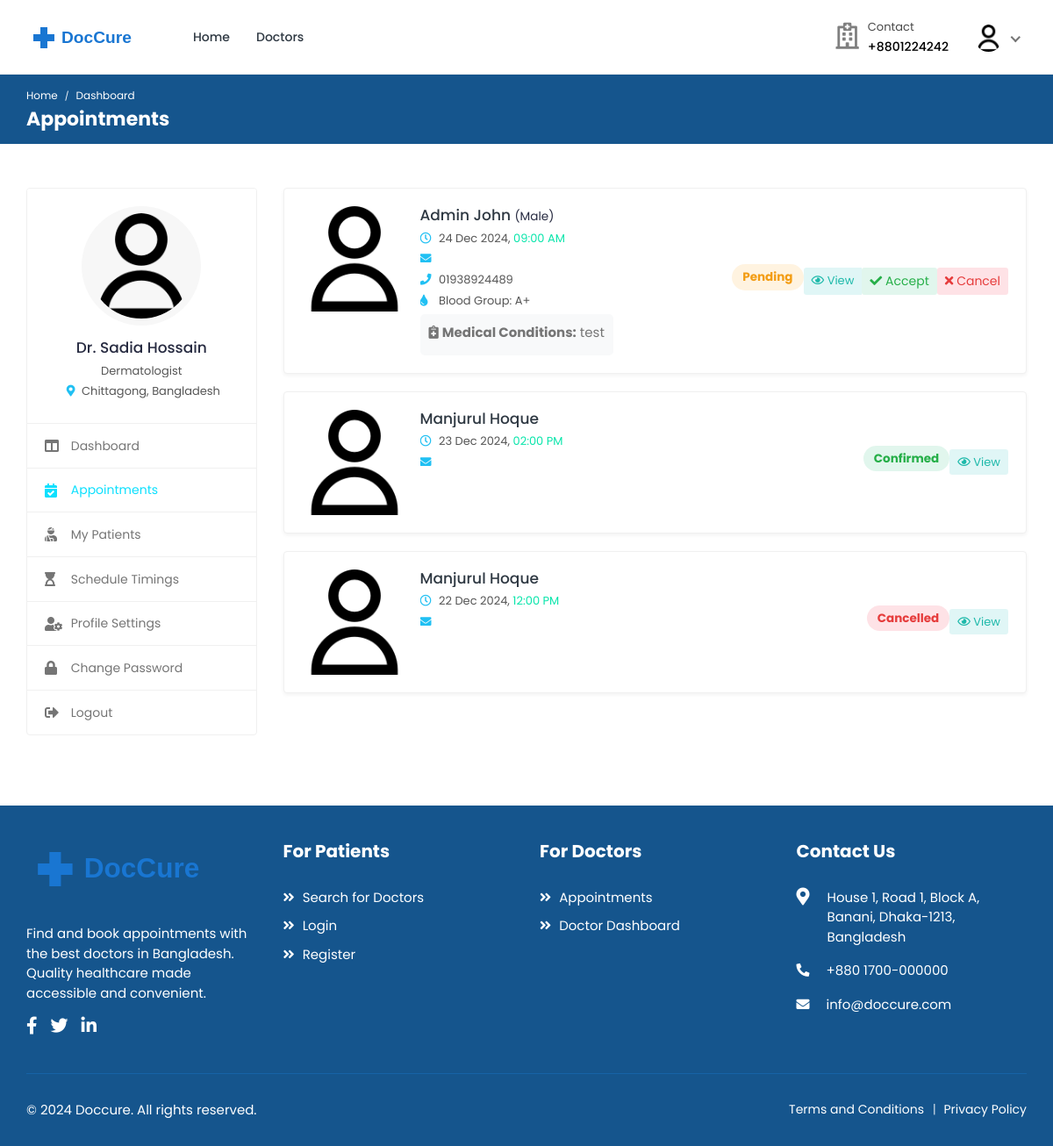
Before: /doctors/appointments/ (signed in) with the older database file.
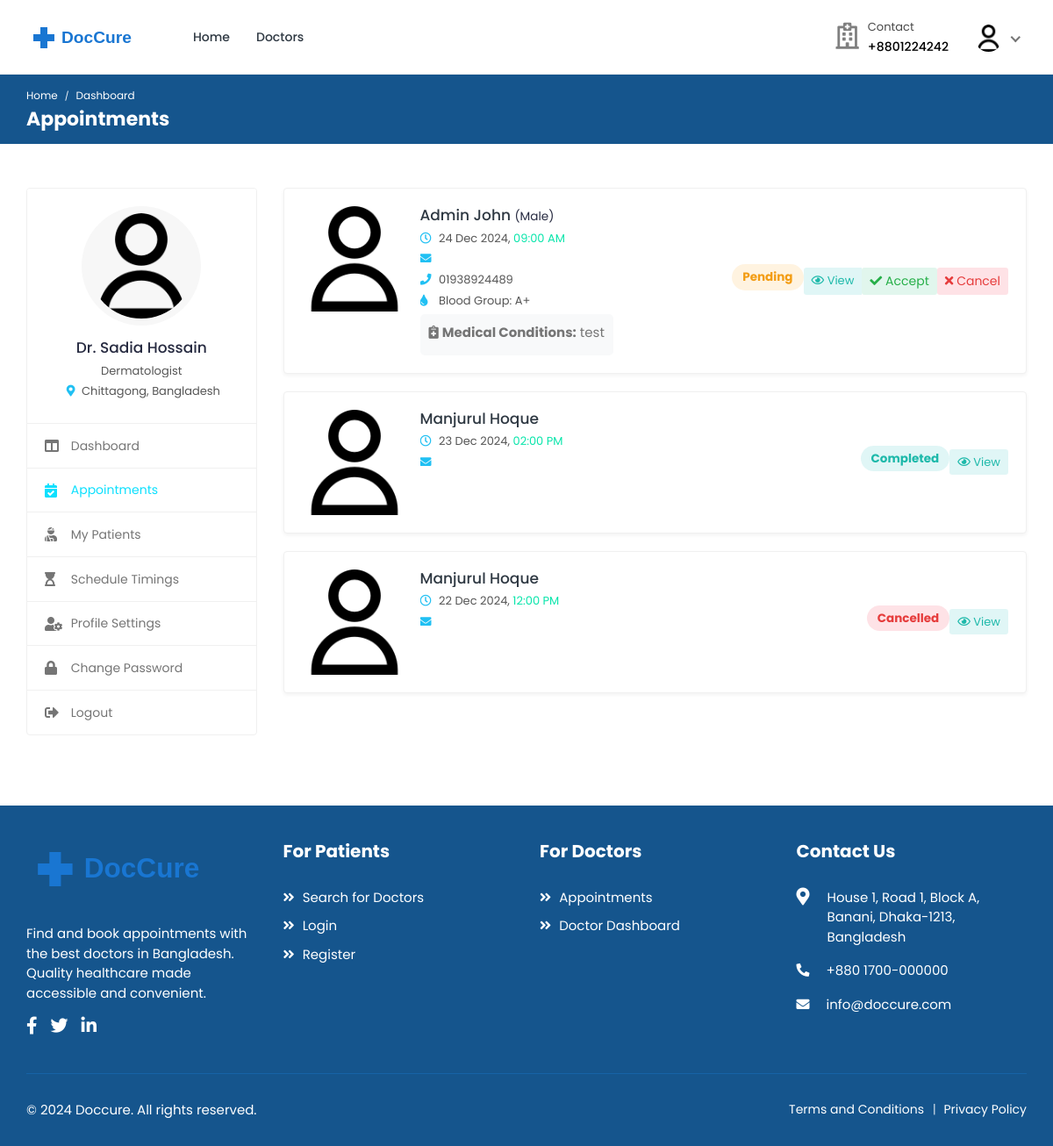
After: the same page with the newer database file.
### bookings/models.py (models this page shows, shortened)
class Booking(models.Model):
    doctor = models.ForeignKey(
        settings.AUTH_USER_MODEL,
        on_delete=models.CASCADE,
        related_name="appointments",
        limit_choices_to={"role": "doctor"},
    )
    patient = models.ForeignKey(
        settings.AUTH_USER_MODEL,
        on_delete=models.CASCADE,
        related_name="patient_appointments",
        limit_choices_to={"role": "patient"},
    )
    appointment_date = models.DateField()
    appointment_time = models.TimeField()
    booking_date = models.DateTimeField(auto_now_add=True)
    status = models.CharField(
        max_length=20,
        choices=[
            ("pending", "Pending"),
            ("confirmed", "Confirmed"),
            ("completed", "Completed"),
            ("cancelled", "Cancelled"),
            ("no_show", "No Show"),
        ],
        default="pending",
    )
    class Meta:
        ordering = ["-appointment_date", "-appointment_time"]
        unique_together = ["doctor", "appointment_date", "appointment_time"]

### accounts/models.py (models this page shows, shortened)
class Profile(models.Model):
    user = models.OneToOneField(
        User, on_delete=models.CASCADE, related_name="profile"
    )
    avatar = models.ImageField(
        default="defaults/user.png", upload_to=profile_photo_directory_path
    )
    phone = models.CharField(max_length=20, blank=True, null=True)
    dob = models.DateField(blank=True, null=True)
    about = models.TextField(blank=True, null=True)
    specialization = models.CharField(max_length=255, blank=True, null=True)
    gender = models.CharField(
        max_length=10,
        choices=[("male", "Male"), ("female", "Female"), ("other", "Other")],
        blank=True,
    )
    address = models.TextField(blank=True, null=True)
    city = models.CharField(max_length=100, blank=True)
    state = models.CharField(max_length=100, blank=True)
    postal_code = models.CharField(max_length=20, blank=True)
    country = models.CharField(max_length=100, blank=True)
    price_per_consultation = models.DecimalField(
        max_digits=10, decimal_places=2, null=True, blank=True
    )
    is_available = models.BooleanField(default=True)
    blood_group = models.CharField(
        max_length=5,
        choices=[
            ("A+", "A+"),
            ("A-", "A-"),
            ("B+", "B+"),
            ("B-", "B-"),
            ("O+", "O+"),
            ("O-", "O-"),
            ("AB+", "AB+"),
            ("AB-", "AB-"),
        ],
        blank=True,
        null=True,
    )
    allergies = models.TextField(blank=True, null=True)
    medical_conditions = models.TextField(blank=True, null=True)
    @property
    def image(self):
        return (
            self.avatar.url
            if self.avatar.storage.exists(self.avatar.name)
            else "{}defaults/user.png".format(settings.MEDIA_URL)
        )

class User(AbstractUser):
    class RoleChoices(models.TextChoices):
        DOCTOR = "doctor", "Doctor"
        PATIENT = "patient", "Patient"
    username = models.CharField(max_length=30, unique=True)
    role = models.CharField(
        choices=RoleChoices.choices,
        max_length=20,
        default="patient",
        error_messages={"required": "Role must be provided"},
    )
    email = models.EmailField(
        blank=True,
        error_messages={
            "unique": "A user with that email already exists.",
        },
    )
    first_name = models.CharField(max_length=150, blank=True)
    last_name = models.CharField(max_length=150, blank=True)
    registration_number = models.IntegerField(null=True, blank=True)
    USERNAME_FIELD = "username"
    REQUIRED_FIELDS = []
    objects = CustomUserManager()
    def get_full_name(self):
        full_name = "%s %s" % (self.first_name, self.last_name)
        return full_name.strip() or self.username

### doctors/views.py (the view)
class AppointmentListView(ListView):
    model = Booking
    context_object_name = "appointments"
    template_name = "doctors/appointments.html"
    paginate_by = 10
    def get_queryset(self):
        return (
            self.model.objects.select_related(
                "doctor", "doctor__profile", "patient", "patient__profile"
            )
            .filter(doctor=self.request.user)
            .order_by("-appointment_date", "-appointment_time")
        )

### accounts/managers.py (called while the page is built)
    def get(self, *args, **kwargs):
        return super().select_related("profile").get(*args, **kwargs)

### templates/doctors/appointments.html (shortened to what the changed rows need)
{% extends "includes/doctor-sidebar.html" %}
{% load static %}
{% block css %}
    <link rel="stylesheet" href="{% static 'assets/css/style.css' %}">
{% endblock %}
{% block page_name2 %}Appointments{% endblock %}
{% block main %}
<div class="appointments">
    {% if appointments %}
        {% for appointment in appointments %}
            <div class="appointment-list">
                <div class="profile-info-widget">
                    <a href="#" class="booking-doc-img">
                        {% if appointment.patient.profile.image %}
                            <img src="{{ appointment.patient.profile.image }}" alt="{{ appointment.patient.get_full_name }}">
                        {% else %}
                            <img src="https://via.placeholder.com/150x150?text=Patient" alt="Default Patient Image">
                        {% endif %}
                    </a>
                    <div class="profile-det-info">
                        <h3>
                            <a href="#">{{ appointment.patient.get_full_name }}</a>
                        </h3>
                        <div class="patient-details">
                            <h5>
                                <i class="far fa-clock"></i>
                                {{ appointment.appointment_date|date:"d M Y" }},
                                <span class="text-primary">{{ appointment.appointment_time|time:"h:i A" }}</span>
                            </h5>
                            <h5><i class="fas fa-envelope"></i> {{ appointment.patient.email }}</h5>
                        </div>
                    </div>
                </div>
                <div class="appointment-action">
                    <span class="badge badge-pill mb-2
                        {% if appointment.status == 'confirmed' %}bg-success-light{% endif %}
                        {% if appointment.status == 'completed' %}bg-info-light{% endif %}">
                        {{ appointment.status|title }}
                    </span>
                    <div class="btn-group">
                        <a href="{% url 'doctors:appointment-detail' appointment.pk %}" class="btn btn-sm bg-info-light">
                            <i class="far fa-eye"></i> View
                        </a>
                    </div>
                </div>
            </div>
        {% endfor %}
    {% else %}
        <div class="text-center">
            <div class="alert alert-info">
                <i class="fas fa-calendar-times"></i> No appointments found.
            </div>
        </div>
    {% endif %}
</div>
{% endblock %}

Changed rows visible on the page:
changed Booking "02:00 PM": status "Confirmed" → "Completed"
